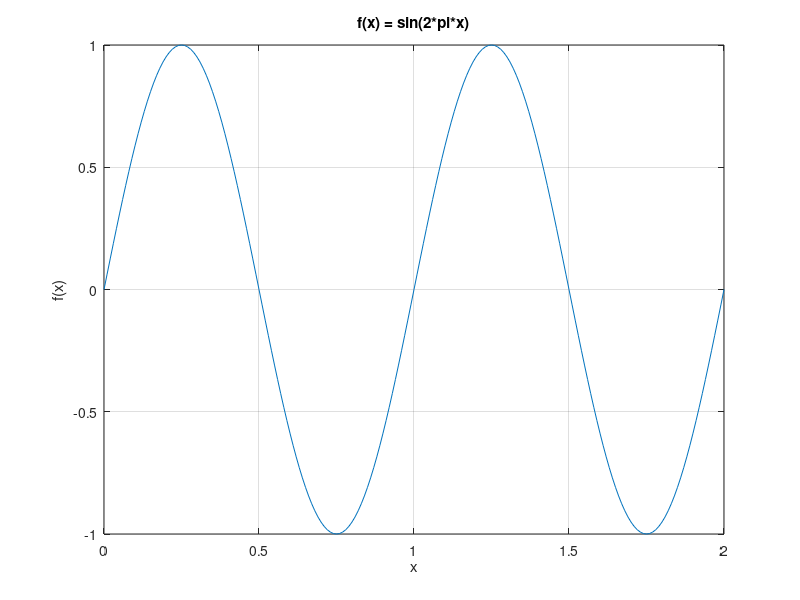

This figure's MATLAB source:
x = 0:0.01:2;
signal.f = sin(2*pi*x);
signal.x = x;
signal.title = 'f(x) = sin(2*pi*x)';

figure;
plot(signal.x, signal.f);
xlabel('x');
ylabel('f(x)');
title(signal.title);
grid on;
saveas(gcf, 'LW5_var1_Robertas_Burbo_1.png');
